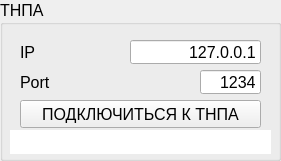
     <widget class="QGroupBox" name="gbAUVConnection">
      <property name="geometry">
       <rect>
        <x>700</x>
        <y>5</y>
        <width>281</width>
        <height>161</height>
       </rect>
      </property>
      <property name="font">
       <font>
        <pointsize>12</pointsize>
       </font>
      </property>
      <property name="title">
       <string>ТНПА</string>
      </property>
      <widget class="QLineEdit" name="edIP">
       <property name="geometry">
        <rect>
         <x>130</x>
         <y>40</y>
         <width>131</width>
         <height>24</height>
        </rect>
       </property>
       <property name="font">
        <font>
         <pointsize>12</pointsize>
        </font>
       </property>
       <property name="text">
        <string>127.0.0.1</string>
       </property>
       <property name="alignment">
        <set>Qt::AlignRight|Qt::AlignTrailing|Qt::AlignVCenter</set>
       </property>
      </widget>
      <widget class="QLabel" name="lbIP">
       <property name="geometry">
        <rect>
         <x>20</x>
         <y>40</y>
         <width>51</width>
         <height>24</height>
        </rect>
       </property>
       <property name="font">
        <font>
         <pointsize>12</pointsize>
        </font>
       </property>
       <property name="text">
        <string>IP</string>
       </property>
      </widget>
      <widget class="QLineEdit" name="edPort">
       <property name="geometry">
        <rect>
         <x>200</x>
         <y>70</y>
         <width>61</width>
         <height>24</height>
        </rect>
       </property>
       <property name="font">
        <font>
         <pointsize>12</pointsize>
        </font>
       </property>
       <property name="text">
        <string>1234</string>
       </property>
       <property name="alignment">
        <set>Qt::AlignRight|Qt::AlignTrailing|Qt::AlignVCenter</set>
       </property>
      </widget>
      <widget class="QLabel" name="lbPort">
       <property name="geometry">
        <rect>
         <x>20</x>
         <y>70</y>
         <width>51</width>
         <height>24</height>
        </rect>
       </property>
       <property name="font">
        <font>
         <pointsize>12</pointsize>
        </font>
       </property>
       <property name="text">
        <string>Port</string>
       </property>
      </widget>
      <widget class="QLineEdit" name="edAUVConnection">
       <property name="geometry">
        <rect>
         <x>10</x>
         <y>130</y>
         <width>261</width>
         <height>24</height>
        </rect>
       </property>
       <property name="font">
        <font>
         <pointsize>12</pointsize>
        </font>
       </property>
       <property name="autoFillBackground">
        <bool>false</bool>
       </property>
       <property name="frame">
        <bool>false</bool>
       </property>
       <property name="alignment">
        <set>Qt::AlignCenter</set>
       </property>
       <property name="readOnly">
        <bool>true</bool>
       </property>
      </widget>
      <widget class="QPushButton" name="btnAUV">
       <property name="geometry">
        <rect>
         <x>20</x>
         <y>100</y>
         <width>241</width>
         <height>28</height>
        </rect>
       </property>
       <property name="font">
        <font>
         <pointsize>12</pointsize>
        </font>
       </property>
       <property name="text">
        <string>ПОДКЛЮЧИТЬСЯ К ТНПА</string>
       </property>
      </widget>
     </widget>
